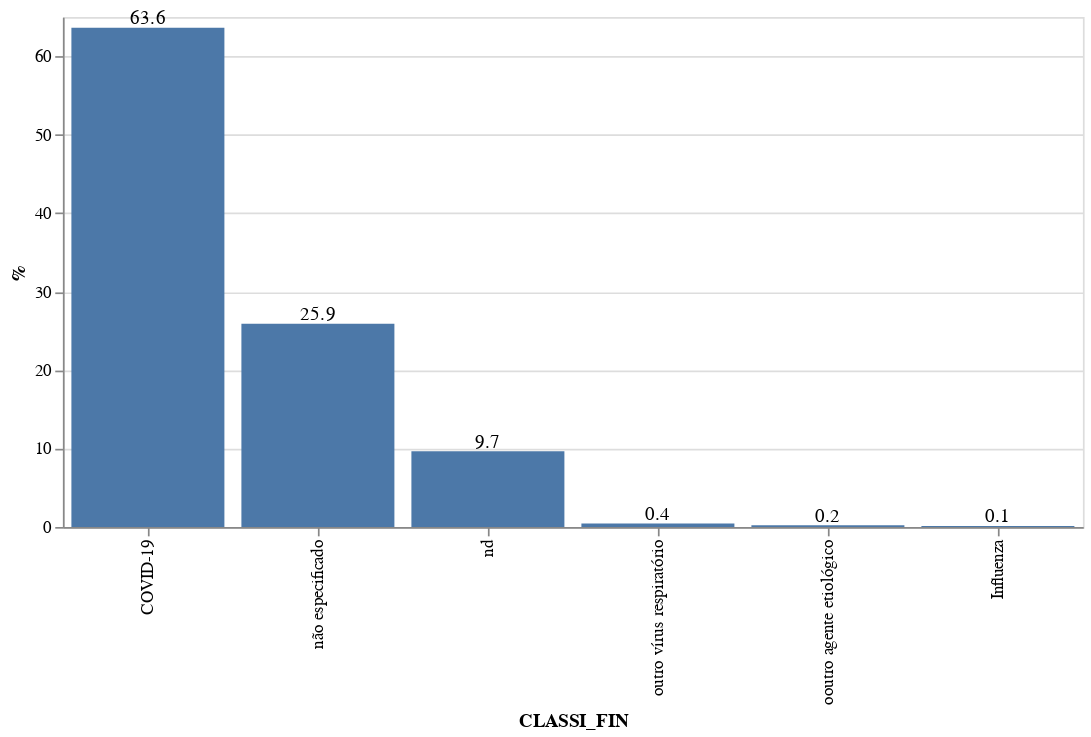

The notebook cell saved with this chart:
### Markdown cell above
**Gráfico 1 - CLASSI_FIN: Frequência relativa**

### Code cell
#hide_input

get_chart_bar(df,sort_values=1,y_col_index=2,labels=True)

### Figure 1 — Vega-Lite specification as saved in the notebook (floating-point values rounded to 4 significant figures)
{"config": {"view": {"continuousWidth": 400, "continuousHeight": 300}}, "layer": [{"mark": "bar", "encoding": {"x": {"type": "nominal", "field": "CLASSI_FIN", "sort": "-y"}, "y": {"type": "quantitative", "field": "%"}}, "height": 300, "width": 600}, {"mark": {"type": "text", "align": "center", "baseline": "bottom", "dy": 0}, "encoding": {"text": {"type": "quantitative", "field": "%", "format": ",.1f"}, "x": {"type": "nominal", "field": "CLASSI_FIN", "sort": "-y"}, "y": {"type": "quantitative", "field": "%"}}, "height": 300, "width": 600}], "data": {"name": "data-359ee98f20c09ce3753e2febf45e72d4"}, "$schema": "https://vega.github.io/schema/vega-lite/v4.8.1.json", "datasets": {"data-359ee98f20c09ce3753e2febf45e72d4": [{"CLASSI_FIN": "COVID-19", "N⁰ de casos": 1348273, "%": 63.61}, {"CLASSI_FIN": "Influenza", "N⁰ de casos": 3017, "%": 0.1423}, {"CLASSI_FIN": "nd", "N⁰ de casos": 204653, "%": 9.656}, {"CLASSI_FIN": "não especificado", "N⁰ de casos": 549185, "%": 25.91}, {"CLASSI_FIN": "ooutro agente etiológico", "N⁰ de casos": 4811, "%": 0.227}, {"CLASSI_FIN": "outro vírus respiratório", "N⁰ de casos": 9502, "%": 0.4483}]}}
